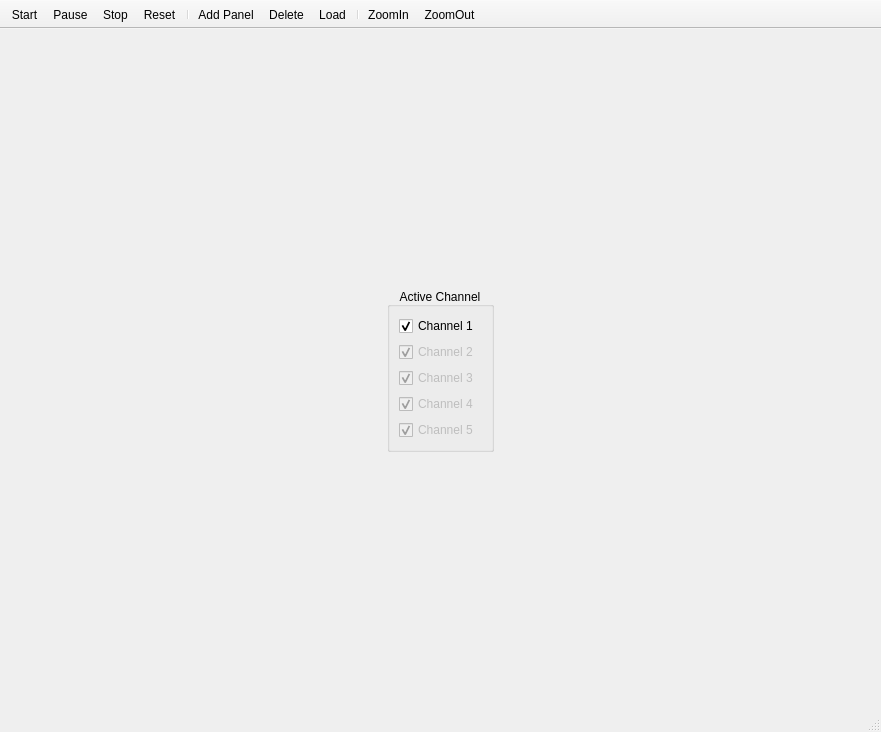
<?xml version="1.0" encoding="UTF-8"?>
<ui version="4.0">
 <class>MainWindow</class>
 <widget class="QMainWindow" name="MainWindow">
  <property name="geometry">
   <rect>
    <x>0</x>
    <y>0</y>
    <width>881</width>
    <height>732</height>
   </rect>
  </property>
  <property name="minimumSize">
   <size>
    <width>700</width>
    <height>400</height>
   </size>
  </property>
  <property name="windowTitle">
   <string>Wave Yeeter</string>
  </property>
  <widget class="QWidget" name="centralwidget">
   <layout class="QHBoxLayout" name="horizontalLayout">
    <item>
     <widget class="QGroupBox" name="groupBox">
      <property name="sizePolicy">
       <sizepolicy hsizetype="Fixed" vsizetype="Fixed">
        <horstretch>0</horstretch>
        <verstretch>0</verstretch>
       </sizepolicy>
      </property>
      <property name="title">
       <string>Active Channel</string>
      </property>
      <property name="alignment">
       <set>Qt::AlignBottom|Qt::AlignHCenter</set>
      </property>
      <property name="flat">
       <bool>true</bool>
      </property>
      <property name="checkable">
       <bool>false</bool>
      </property>
      <layout class="QVBoxLayout" name="verticalLayout_3">
       <item>
        <widget class="QCheckBox" name="channel1_chk">
         <property name="enabled">
          <bool>true</bool>
         </property>
         <property name="text">
          <string>Channel 1</string>
         </property>
         <property name="checked">
          <bool>true</bool>
         </property>
         <property name="tristate">
          <bool>false</bool>
         </property>
        </widget>
       </item>
       <item>
        <widget class="QCheckBox" name="channel2_chk">
         <property name="enabled">
          <bool>false</bool>
         </property>
         <property name="text">
          <string>Channel 2 </string>
         </property>
         <property name="checkable">
          <bool>true</bool>
         </property>
         <property name="checked">
          <bool>true</bool>
         </property>
         <property name="tristate">
          <bool>false</bool>
         </property>
        </widget>
       </item>
       <item>
        <widget class="QCheckBox" name="channel3_chk">
         <property name="enabled">
          <bool>false</bool>
         </property>
         <property name="text">
          <string>Channel 3</string>
         </property>
         <property name="checked">
          <bool>true</bool>
         </property>
        </widget>
       </item>
       <item>
        <widget class="QCheckBox" name="channel4_chk">
         <property name="enabled">
          <bool>false</bool>
         </property>
         <property name="text">
          <string>Channel 4</string>
         </property>
         <property name="checked">
          <bool>true</bool>
         </property>
        </widget>
       </item>
       <item>
        <widget class="QCheckBox" name="channel5_chk">
         <property name="enabled">
          <bool>false</bool>
         </property>
         <property name="text">
          <string>Channel 5 </string>
         </property>
         <property name="checked">
          <bool>true</bool>
         </property>
        </widget>
       </item>
      </layout>
     </widget>
    </item>
   </layout>
  </widget>
  <widget class="QMenuBar" name="menubar">
   <property name="geometry">
    <rect>
     <x>0</x>
     <y>0</y>
     <width>881</width>
     <height>22</height>
    </rect>
   </property>
  </widget>
  <widget class="QStatusBar" name="statusbar"/>
  <widget class="QToolBar" name="toolBar">
   <property name="windowTitle">
    <string>toolBar</string>
   </property>
   <property name="movable">
    <bool>false</bool>
   </property>
   <property name="floatable">
    <bool>true</bool>
   </property>
   <attribute name="toolBarArea">
    <enum>TopToolBarArea</enum>
   </attribute>
   <attribute name="toolBarBreak">
    <bool>false</bool>
   </attribute>
   <addaction name="actionStart"/>
   <addaction name="actionPause"/>
   <addaction name="actionStop"/>
   <addaction name="actionReset"/>
   <addaction name="separator"/>
   <addaction name="actionAdd"/>
   <addaction name="actionDelete"/>
   <addaction name="actionLoad"/>
   <addaction name="separator"/>
   <addaction name="actionZoomIn"/>
   <addaction name="actionZoomOut"/>
  </widget>
  <action name="actionStart">
   <property name="enabled">
    <bool>true</bool>
   </property>
   <property name="text">
    <string>Start</string>
   </property>
   <property name="toolTip">
    <string>Play Signal</string>
   </property>
  </action>
  <action name="actionPause">
   <property name="text">
    <string>Pause</string>
   </property>
   <property name="toolTip">
    <string>Pause Signal</string>
   </property>
  </action>
  <action name="actionAdd">
   <property name="text">
    <string>Add Panel</string>
   </property>
   <property name="toolTip">
    <string>Add Panel</string>
   </property>
  </action>
  <action name="actionReset">
   <property name="text">
    <string>Reset</string>
   </property>
   <property name="toolTip">
    <string>Reset App from Beginning</string>
   </property>
  </action>
  <action name="actionDelete">
   <property name="text">
    <string>Delete</string>
   </property>
   <property name="toolTip">
    <string>Remove Signal</string>
   </property>
  </action>
  <action name="actionLoad">
   <property name="text">
    <string>Load</string>
   </property>
   <property name="toolTip">
    <string>Load Signal</string>
   </property>
  </action>
  <action name="actionZoomIn">
   <property name="text">
    <string>ZoomIn</string>
   </property>
   <property name="toolTip">
    <string>Zoom In</string>
   </property>
  </action>
  <action name="actionZoomOut">
   <property name="text">
    <string>ZoomOut</string>
   </property>
   <property name="toolTip">
    <string>Zoom Out</string>
   </property>
  </action>
  <action name="actionStop">
   <property name="text">
    <string>Stop</string>
   </property>
   <property name="toolTip">
    <string>Stop</string>
   </property>
  </action>
 </widget>
 <resources/>
 <connections/>
</ui>
